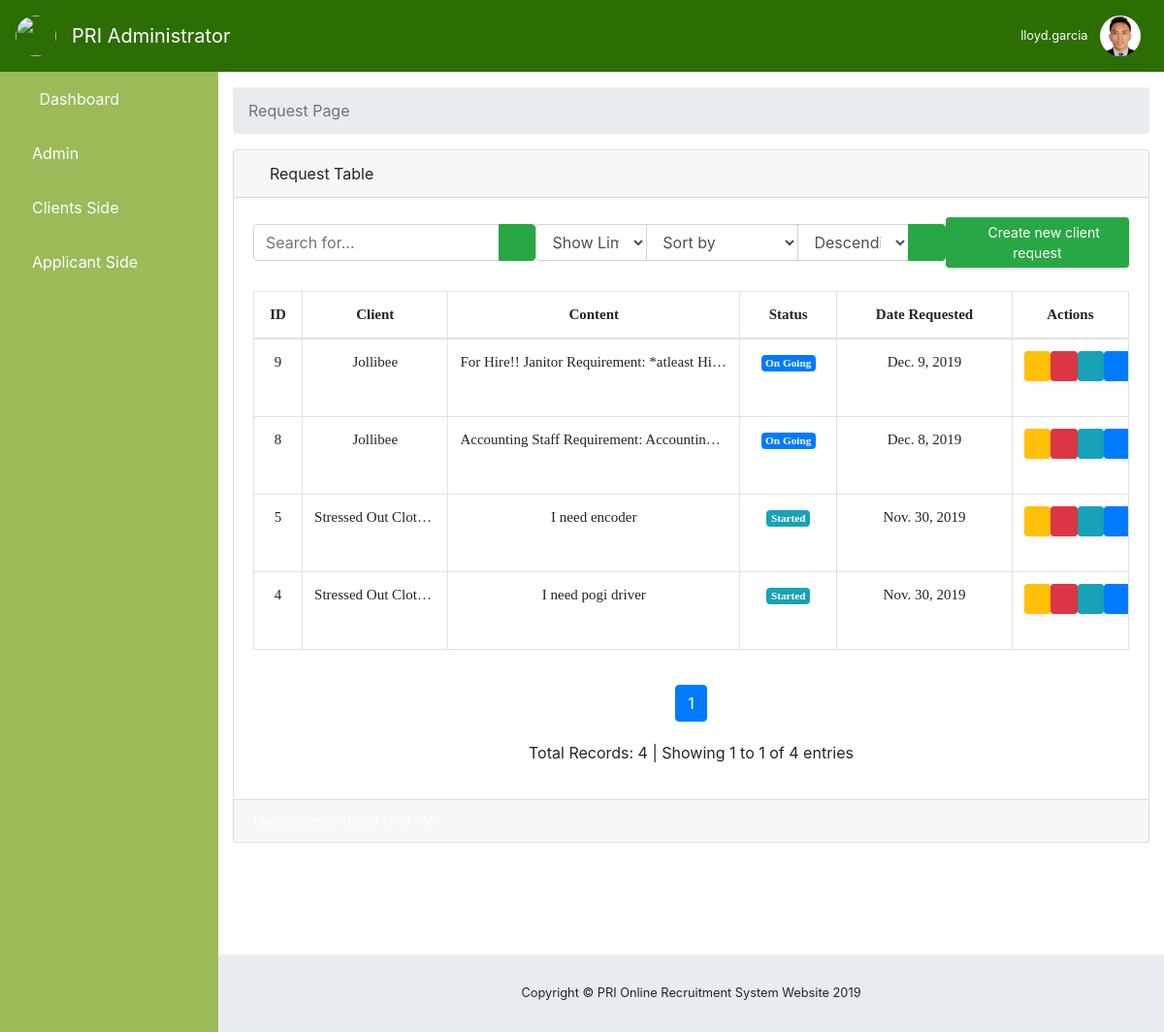
Page /client/requests/ (signed in) on the committed database.
### pors_app/models.py (models this page shows, shortened)
class PRIUserInfo(models.Model):
    GENDER_LIST = (
        ('Male', 'Male'),
        ('Female', 'Female')
    )
    USER_LEVELS = (
        ('Administrator', 'Administrator'),
        ('Sub Admin', 'Sub Admin'),
        ('Employee', 'Employee'),
        ('Client', 'Client'),
        ('Applicant', 'Applicant'),
    )
    user = models.OneToOneField(User, on_delete=models.CASCADE, related_name='user_fk')
    first_name = models.CharField(max_length=50)
    middle_name = models.CharField(max_length=50)
    last_name = models.CharField(max_length=50)
    age = models.PositiveIntegerField()
    gender = models.CharField(max_length=50, choices=GENDER_LIST, default=GENDER_LIST[0])
    contact = models.CharField(max_length=12, unique=True)
    address = models.CharField(max_length=250)
    position = models.CharField(max_length=50)
    department = models.CharField(max_length=50)
    image = models.ImageField(upload_to='images/', blank=True, validators=[file_validator])
    level = models.CharField(max_length=50, choices=USER_LEVELS, default=USER_LEVELS[0])
    date_added = models.DateTimeField(auto_now_add=True)

class PRIRequestInfo(models.Model):
    STATUS_LIST = (
        ('Started', 'Started'),
        ('On Going', 'On Going'),
        ('Completed', 'Completed'),
        ('Deadline', 'Deadline'),
        ('Failed', 'Failed'),
    )
    requested_client = models.ForeignKey(PRIClientsInfo, on_delete=models.CASCADE, related_name='requested_client_fk')
    status = models.CharField(max_length=50, choices=STATUS_LIST, default=STATUS_LIST[0])
    content = models.TextField()
    data_requested = models.DateField(auto_now_add=True)
    seen_by_admin = models.BooleanField(default=False)

class PRIClientsInfo(models.Model):
    client_user = models.OneToOneField(PRIUserInfo, on_delete=models.CASCADE, related_name='client_user_fk')
    client_company_name = models.CharField(max_length=50, null=True)
    client_company_logo = models.ImageField(upload_to='images/', blank=True, null=True, validators=[file_validator])
    client_location = models.CharField(max_length=250)
    contact_person = models.CharField(max_length=80)
    contact_mobile_no = models.CharField(max_length=12, unique=True)
    def __str__(self):
        return str(self.client_company_name)

### pors_app/views.py (the view)
# urls.py: path('client/requests/', views.PriRequest.as_view(), name='requests'),
class PriRequest(LoginRequiredMixin, TemplateView):
    template_name = 'pri_admin/pri_admin_requests.html'
    def get_context_data(self, *args, **kwargs):
        context = super(PriRequest, self).get_context_data(*args, **kwargs)
        user = User.objects.all().filter(username=self.request.user)
        try:
            profile = PRIUserInfo.objects.all().get(user__in=user, level='Administrator')
        except PRIUserInfo.DoesNotExist:
            raise Http404()
        for key, value in self.request.session.items():
            print('{} -> {}'.format(key, value))
        if 'current_page' in self.request.session:
            del self.request.session['current_page']
            print('current_page => DELETED!')
        else:
            print('current_page is not existing yet!')
        if 'search_text' in self.request.session:
            del self.request.session['search_text']
            print('searched_text => DELETED!')
        else:
            print('searched_text is not existing yet')
        if 'sortBy' in self.request.session:
            del self.request.session['sortBy']
            print('sortBy => DELETED!')
        else:
            print('sortBy is not existing yet')
        if 'column' in self.request.session:
            del self.request.session['column']
            print('column => DELETED')
        else:
            print('column is not existing yet')
        if 'limit' in self.request.session:
            del self.request.session['limit']
            print('limit => DELETED')
        else:
            print('limit is not existing yet')
        query = PRIRequestInfo.objects.all().order_by('-id')
        count = query.count()
        query = pri_admin_requests_page_pagination(query, 10, 1)
        columns = []
        for field in PRIRequestInfo._meta.get_fields()[1:]:
            col = field.get_attname_column()[1]
            columns.append(col.replace("_", " "))
        columns.remove("content")
        columns.remove("seen by admin")
        context.update({
            'user': user,
            'profile': profile,
            'query': query,
            'count': count,
            'columns': columns,
        })
        return context

### pors_app/templates/pri_admin/pri_admin_requests.html (shortened to what this page needs)
{% extends 'pri_admin/pri_admin_index.html' %}
{% block inner_body %}
<ol class="breadcrumb">
    <li class="breadcrumb-item active">Request Page</li>
</ol>
<div class="card mb-3">
    <div class="card-header">
        <i class="fas fa-table"></i>
        Request Table
    </div>
    <div class="card-body">
        <div class="d-sm-flex align-items-center justify-content-between mb-4">
           <form method="POST" id="form-search-requests">
                <div class="input-group">
                    <input id="search-requests" type="text" class="form-control" placeholder="Search for..." aria-label="Search"
                           aria-describedby="basic-addon2" required>
                    <div class="input-group-append">
                        <button class="btn btn-success btn-search-requests" type="button">
                            <i class="fas fa-search"></i>
                        </button>
                    </div>
                </div>
            </form>
            <form style="width: 50%">
                 <div class="input-group">
                       <select class="form-control" id="record-limit-requests" style="width: 10%">
                            <option disabled selected hidden>Show Limit</option>
                        </select>
                     <select class="form-control" id="column-requests" style="width: 20%">
                            <option disabled selected hidden>Sort by</option>
                        </select>
                    <select class="form-control" id="sort-order-requests" style="width: 10%">
                            <option>Descending</option>
                    </select>
                    <div class="input-group-append">
                        <button class="btn btn-success" type="button" id="button-sort-requests">
                            <i class="fas fa-sort"></i>
                        </button>
                    </div>
                </div>
            </form>
            <button type="button" data-url="{% url 'pri:create_requests' %}" class="d-none d-sm-inline-block btn btn-sm btn-success shadow-sm show-form-create-requests">
                <span class="fas fa-plus fa-sm text-white-50"></span>
                Create new client request
            </button>
        </div>
        <div class="table-responsive" id="table-requests">
            <table class="table table-bordered" id="dataTable" width="100%" cellspacing="0" style="font-family: candara; font-size: 15px;">
                <thead>
                <tr>
                    <th style="width: 5%" class="text-center">ID</th>
                    <th style="width: 15%" class="text-center">Client</th>
                    <th style="width: 30%" class="text-center">Content</th>
                    <th style="width: 10%" class="text-center">Status</th>
                    <th style="width: 18%" class="text-center">Date Requested</th>
                    <th style="width: 12%" class="text-center">Actions</th>
                </tr>
                </thead>
                <tbody>
                {% include 'pri_admin/tables/pri_admin_requests_table.html' %}
                </tbody>
            </table>
        </div>
        <div id="pagination-requests" class="text-center">
            {% include 'pri_admin/paginators/pri_admin_users_pagination.html' %}
        </div>
    </div>
    <div class="card-footer small text-muted">Updated yesterday at 11:59 PM</div>
</div>
<p class="small text-center text-muted my-5">
    <em>To God be the Glory</em>
</p>
{% endblock inner_body %}

### pors_app/templates/pri_admin/pri_admin_index.html (shortened to what this page needs)
{% extends 'base.html' %}
{% load staticfiles %}
{% block body_block %}
<nav class="navbar navbar-expand navbar-dark custom-color-header static-top">
    <a class="navbar-brand" href="#">
        <img class="rounded-circle" src="{% static 'images\pri_logo.jpg' %}" alt="" height="42" width="42">
    </a>
    <a class="navbar-brand mr-1" href="{% url 'admin:index' %}">PRI Administrator</a>
    <button class="btn btn-link btn-sm text-white order-1 order-sm-0" id="sidebarToggle" href="#">
        <i class="fas fa-bars"></i>
    </button>
    {% if request.user.is_authenticated and request.user.is_superuser and request.user.is_active %}
    {% if user %}
    {% for u in user %}
    <ul class="navbar-nav ml-auto ml-md-0">
        <li class="nav-item dropdown no-arrow">
            <a class="nav-link dropdown-toggle" href="#" id="userDropdown" role="button" data-toggle="dropdown"
               aria-haspopup="true" aria-expanded="false">
                <span class="mr-2 d-none d-lg-inline text-white small">{{ u.username }}</span>
                <img class="img-profile rounded-circle"
                     src="
                 {% if profile.image %}
                    {{ profile.image.url}}
                 {% else %}
                    {% static 'images/Administrator Male_48px.png' %}
                 {% endif %}
                "
                     height="42" width="42">
            </a>
        </li>
    </ul>
    {% endfor %}
    {% endif %}
    {% endif %}
</nav>
<div id="wrapper">
    <ul class="sidebar navbar-nav custom-color">
        <li class="nav-item">
            <a class="nav-link" href="{% url 'pri:dashboard' %}">
                <i class="fas fa-fw fa-tachometer-alt text-white"></i>
                <span class="custom-text-color">Dashboard</span>
            </a>
        </li>
        <li class="nav-item">
            <a class="nav-link" href="{% url 'pri:admin' %}">
                <i class="fas fa-user-tie custom-text-color"></i>
                <span class="custom-text-color">Admin</span></a>
        </li>
        <li class="nav-item dropdown ">
            <a class="nav-link dropdown-toggle" href="#" id="pagesDropdownClients" role="button" data-toggle="dropdown"
               aria-haspopup="true" aria-expanded="false">
                <i class="fas far fa-building custom-text-color"></i>
                <span class="custom-text-color">Clients Side</span>
            </a>
        </li>
         <li class="nav-item dropdown ">
            <a class="nav-link dropdown-toggle" href="#" id="pagesDropdownApplicants" role="button" data-toggle="dropdown"
               aria-haspopup="true" aria-expanded="false">
                <i class="fas fa-users custom-text-color"></i>
                <span class="custom-text-color">Applicant Side</span>
            </a>
        </li>
    </ul>
    <div id="content-wrapper">
        <div class="container-fluid">
            {% if request.user.is_authenticated and request.user.is_superuser and request.user.is_active %}
            {% if user %}
            {% block inner_body %}{% endblock inner_body %}
            {% endif %}
            {% endif %}
        </div>
        <footer class="sticky-footer">
            <div class="container my-auto">
                <div class="copyright text-center my-auto">
                    <span>Copyright © PRI Online Recruitment System Website 2019</span>
                </div>
            </div>
        </footer>
    </div>
</div>
{% endblock body_block %}

### pors_app/templates/base.html (shortened to what this page needs)
{% load staticfiles %}
<!DOCTYPE html>
<html lang="en">
<head>
    <link href="{% static 'vendor/fontawesome-free/css/all.min.css' %}" rel="stylesheet" type="text/css">
    <link href="{% static 'vendor/datatables/dataTables.bootstrap4.css' %}" rel="stylesheet">
    <link href="{% static 'css/sb-admin.css' %}" rel="stylesheet">
    <link href="{% static 'css/main.css' %}" rel="stylesheet">
    <link rel="stylesheet" href="{% static 'css/gijgo.min.css' %}"/>
    <link rel="stylesheet" href="{% static 'css/gijgo.css'%}">
    <link rel="stylesheet" href="{% static 'css/loading.css' %}">
    <link rel="stylesheet" href="{% static 'css/loading-btn.css' %}">
</head>
<body id="page-top">
{% block body_block %}
{% endblock body_block %}
</body>
</html>

### pors_app/templates/pri_admin/tables/pri_admin_requests_table.html (shortened to what this page needs)
{% load staticfiles %}
{% for record in query %}
<tr
>
    <td class="text-center">{{ record.id }}</td>
    <td class="text-center">{{ record.requested_client }}</td>
    <td class="text-center" >
          {{ record.content }}
    </td>
    <td class="text-center">
        {% if record.status == 'Completed' %}
            <span class="badge badge-success">{{ record.status }}</span>
        {% elif record.status == 'Started' %}
            <span class="badge badge-info">{{ record.status }}</span>
        {% elif record.status == 'Deadline' %}
            <span class="badge badge-warning">{{ record.status }}</span>
        {% elif record.status == 'On Going' %}
            <span class="badge badge-primary">{{ record.status }}</span>
        {% elif record.status == 'Failed' %}
            <span class="badge badge-danger">{{ record.status }}</span>
        {% endif %}
    </td>
    <td class="text-center">
        {{ record.data_requested }}
    </td>
    <td align="center">
        <div class="d-md-flex align-items-center justify-content-between mb-4">
            <button type="button" data-url="{% url 'pri:edit_requests' record.id %}"
                    class="d-none d-sm-inline-block btn btn-sm btn-warning shadow-sm show-form-edit-requests" data-toggle="tooltip" data-placement="top" title="Edit">
                <span class="fas fa-pencil-alt fa-sm text-black-50"></span>
            </button>
            <button type="button" data-url="{% url 'pri:delete_requests' record.id %}"
                    class="d-none d-sm-inline-block btn btn-sm btn-danger shadow-sm show-form-delete-requests" data-toggle="tooltip" data-placement="top" title="Delete">
                <span class="fas fa-trash-alt fa-sm text-white-50"></span>
            </button>
            <button type="button" data-url="{% url 'pri:view_requests' record.id %}"
                    class="d-none d-sm-inline-block btn btn-sm btn-info shadow-sm show-form-view-requests" data-toggle="tooltip" data-placement="top" title="View">
                <span class="fas fa-eye fa-sm text-white-50"></span>
            </button>
           <button type="button" data-url="{% url 'pri:create_jobs' record.id %}"
                    class="d-none d-sm-inline-block btn btn-sm btn-primary shadow-sm show-form-create-job-vacancy-requests" data-toggle="tooltip" data-placement="top" title="Create Job Vacancy">
                <span class="fas fa-briefcase fa-sm text-white-50"></span>
            </button>
        </div>
    </td>
</tr>
{% empty %}
<tr>
    <td colspan="9" class="text-center bg-warning">No Records!</td>
</tr>
{% endfor %}

### pors_app/templates/pri_admin/paginators/pri_admin_users_pagination.html (shortened to what this page needs)
<ul class="pagination justify-content-center" style="margin:20px 0">
    {% for page in query.paginator.page_range %}
        {% if query.number == page %}
            <li class="page-item active"><a class="page-link" href="?page={{ page }}">{{ page }}</a></li>
        {% elif page > query.number|add:'-5' and page < query.number|add:'5' %}
            <li class="page-item"><a class="page-link" href="?page={{ page }}">{{ page }}</a></li>
        {% endif %}
    {% endfor %}
</ul>
<p>Total Records: {{ count }} | Showing {{ query.number }} to {{ query.paginator.num_pages }} of {{ query.object_list|length }} entries</p>

### rows in the picture
PRIRequestInfo: id "9", requested_client "Jollibee", content "For Hire!! Janitor Requirement: *atleast Hi…", status "On Going", data_requested "Dec. 9, 2019"
PRIRequestInfo: id "8", requested_client "Jollibee", content "Accounting Staff Requirement: Accounting…", status "On Going", data_requested "Dec. 8, 2019"
PRIRequestInfo: id "5", requested_client "Stressed Out Clot…", content "I need encoder", status "Started", data_requested "Nov. 30, 2019"
PRIRequestInfo: id "4", requested_client "Stressed Out Clot…", content "I need pogi driver", status "Started", data_requested "Nov. 30, 2019"

### other values in the picture
{{ u.username }} "lloyd.garcia"
{{ page }} "1"
{{ count }} "4"
{{ query.number }} "1"
{{ query.paginator.num_pages }} "1"
{{ query.object_list|length }} "4"
